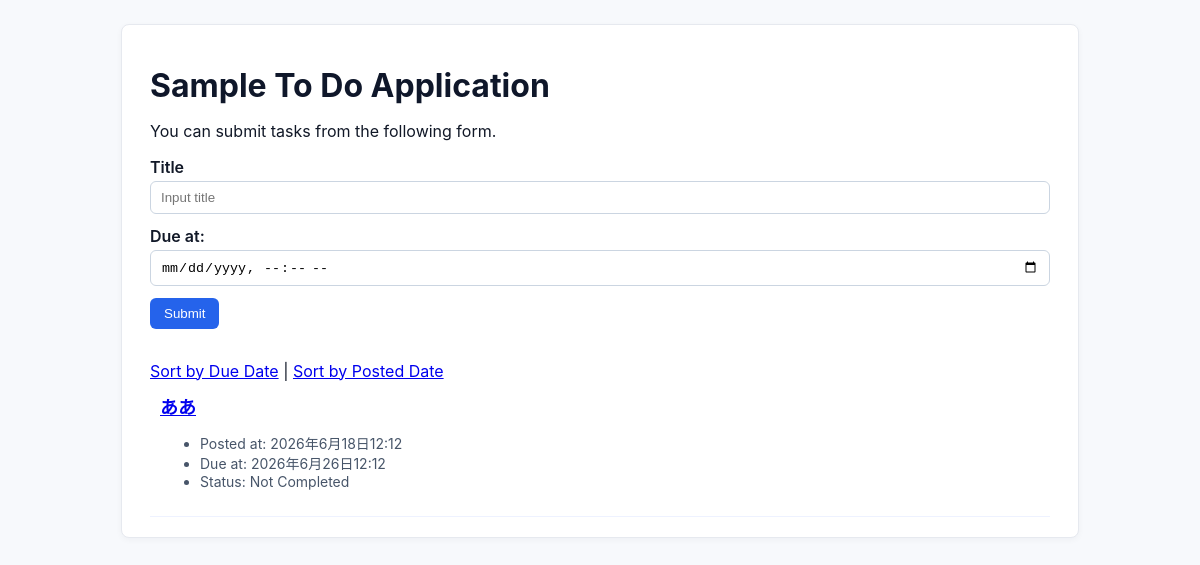
The app's page /, older data.
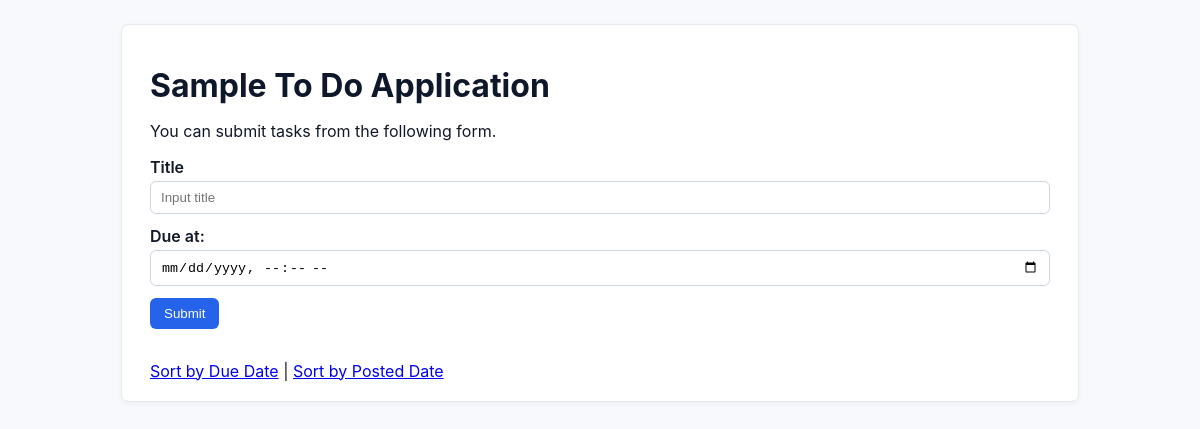
The same page, newer data.
### todo/models.py (models this page shows, shortened)
class Task(models.Model):
    title = models.CharField(max_length=100)
    completed = models.BooleanField(default=False)
    posted_at = models.DateTimeField(default=timezone.now)
    due_at = models.DateTimeField(null=True, blank=True)

### todo/views.py (the view)
# urls.py: path('', todo_views.index, name='index'),
def index(request):
    if request.method == 'POST':
        task = Task(title=request.POST['title'], due_at=make_aware(parse_datetime(request.POST['due_at'])))
        task.save()
    if request.GET.get('order') == 'due':
        tasks = Task.objects.order_by('due_at')
    else:
        tasks = Task.objects.order_by('-posted_at')
    context = {
        'tasks': tasks
    }
    return render(request, 'todo/index.html', context)

### todo/templates/todo/index.html (shortened to what this page needs)
{% extends 'todo/base.html' %}
{% block content %}
<p>You can submit tasks from the following form.</p>
<form action="{% url 'index' %}" method="post">
  <div>
    <label for="titleInput">Title</label><br>
    <input id="titleInput" name="title" type="text" placeholder="Input title">
  </div>
  <div>
    <label for="dueInput">Due at:</label><br>
    <input id="dueInput" name="due_at" type="datetime-local">
  </div>
  <div>
    <button type="submit">Submit</button>
  </div>
</form>
<br>
<div>
  <a href="{% url 'index' %}?order=due">Sort by Due Date</a> |
  <a href="{% url 'index' %}?order=post">Sort by Posted Date</a>
</div>
{% for task in tasks %}
<div class="task">
  <h2><a href="{% url 'detail' task.id %}">{{ task.title }} </a></h2>
  <ul class="meta">
    <li>Posted at: {{ task.posted_at }}</li>
    {% if task.due_at %}
    <li>Due at: {{ task.due_at }}</li>
    {% endif %}
    {% if task.completed %}
    <li>Status: Completed</li>
    {% else %}
    <li>Status: Not Completed</li>
    {% endif %}
  </ul>
</div>
{% endfor %}
{% endblock %}

Row changes from the older to the newer data that the page shows:
removed Task: title "ああ", posted_at "2026年6月18日12:12", due_at "2026年6月26日12:12", completed "Status: Not Completed"
